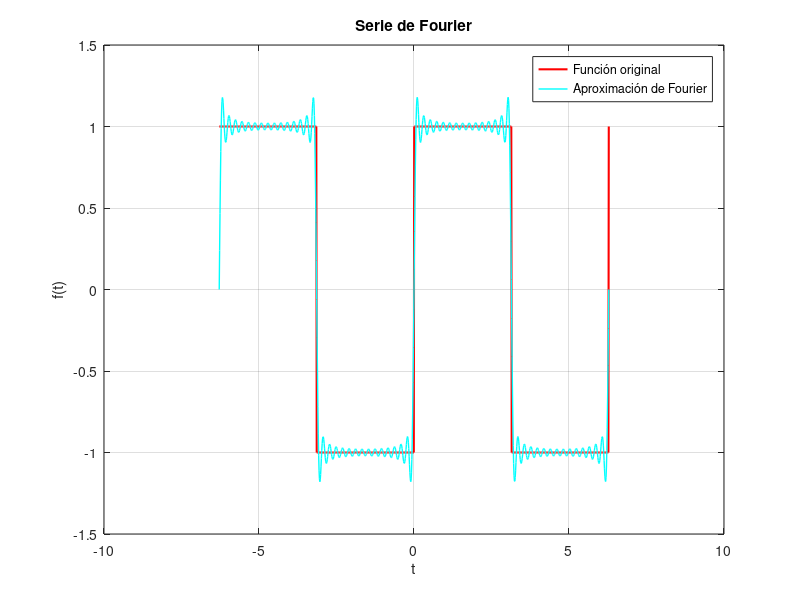

Write MATLAB code to recreate this figure.
%% Series de Fourier
clc
clear
% Periodo
T=2*pi;
t=linspace(-T, T, 1000);
% Funcion usada
 Funcion=@(t) square(t);
% Funcion=@(t) (pi-t)/2;
% Funcion con condiciones
 % Funcion=@(t) (t>0 & t<pi).*(-pi) + (-pi<t&t<0).*(-t) ;
N=30;

A_cero= (2/T) *integral(@(t) Funcion(t), -T/2, T/2);

Fourier=0;

for n = 1:N
    
    a= (2/T).* integral(@(t) Funcion(t).*cos((2*pi*n*t)/T), -T/2, T/2); 
    b= (2/T).* integral(@(t) Funcion(t).*sin((2*pi*n*t)/T), -T/2, T/2);

    Fourier=  Fourier + (a.*cos(2*pi*n*t/T) + b.*sin(2*pi*n*t/T));
end

Fourier1=Fourier + A_cero/2;

% Visualización
figure(1);
plot(t, Funcion(t), 'r', 'LineWidth', 1.5); 
hold on;
plot(t, Fourier1, 'c', 'LineWidth', 1);
xlabel('t');
ylabel('f(t)');
title('Serie de Fourier');
legend('Función original', 'Aproximación de Fourier');
grid on;

